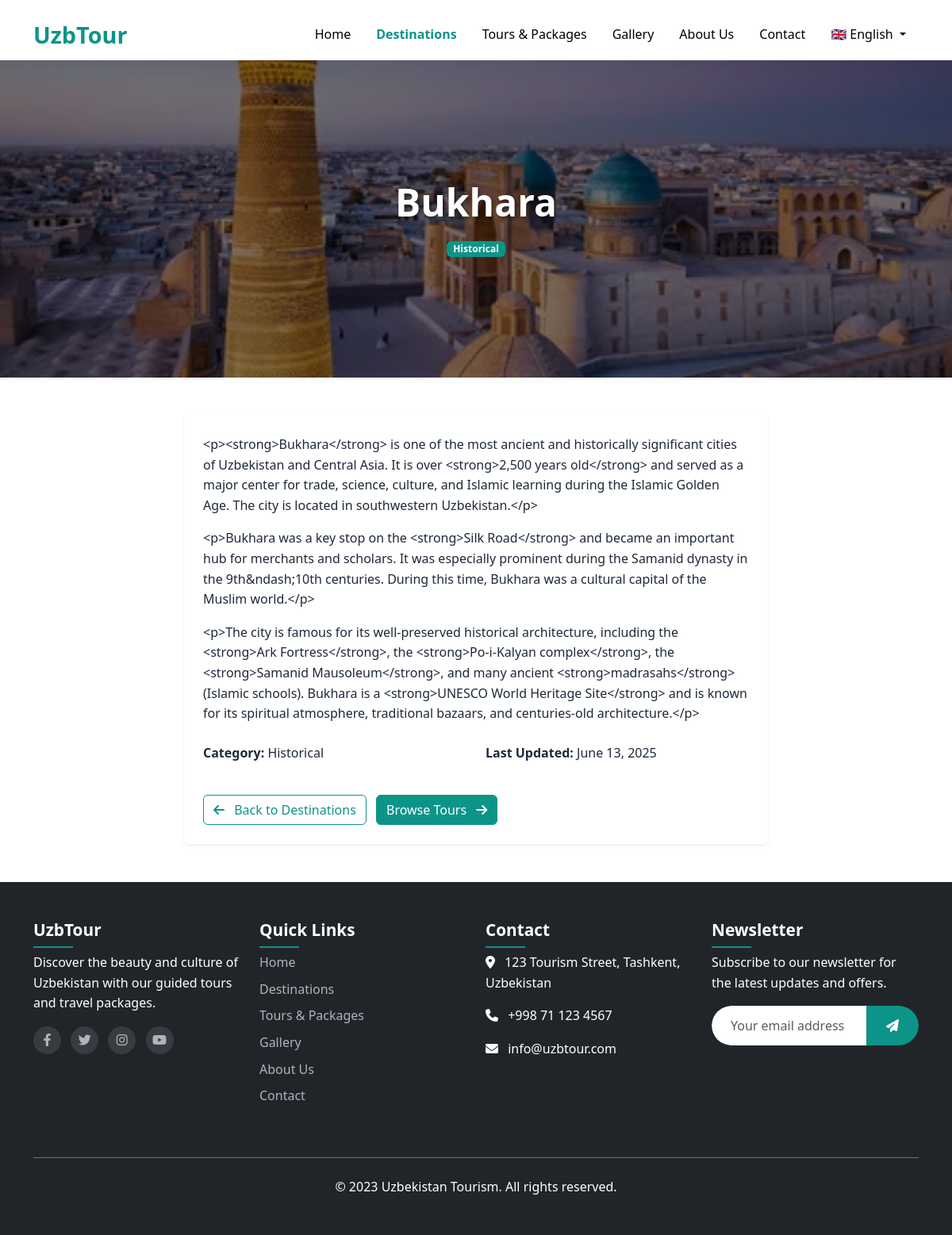
The app's page /en/destinations/bukhara/ with its own data.
### destinations/models.py (models this page shows, shortened)
class Destination(models.Model):
    name = models.CharField(_('Name'), max_length=200)
    slug = models.SlugField(_('Slug'), unique=True)
    description = RichTextField(_('Description'))
    image = models.ImageField(_('Image'), upload_to='destinations/')
    category = models.ForeignKey(DestinationCategory, on_delete=models.CASCADE, related_name='destinations',
                                 verbose_name=_('Category'))
    is_featured = models.BooleanField(_('Featured'), default=False)
    created_at = models.DateTimeField(_('Created at'), auto_now_add=True)
    updated_at = models.DateTimeField(_('Updated at'), auto_now=True)
    class Meta:
        verbose_name = _('Destination')
        verbose_name_plural = _('Destinations')
        ordering = ['-created_at']

class DestinationCategory(models.Model):
    name = models.CharField(_('Name'), max_length=100)
    slug = models.SlugField(_('Slug'), unique=True)
    class Meta:
        verbose_name = _('Destination Category')
        verbose_name_plural = _('Destination Categories')

### destinations/views.py (the view)
# urls.py: path('<slug:slug>/', views.destination_detail, name='detail'),
def destination_detail(request, slug):
    destination = get_object_or_404(Destination, slug=slug)
    context = {
        'destination': destination,
    }
    return render(request, 'destinations/detail.html', context)

### templates/destinations/detail.html (shortened to what this page needs)
{% extends 'base.html' %}
{% load static %}
{% load i18n %}
{% load custom_filters %}
{% block content %}
    <section class="page-hero">
        <div class="page-hero-image">
            <img src="{{ destination.image.url }}" alt="{{ destination.name }}">
            <div class="page-hero-overlay"></div>
        </div>
        <div class="page-hero-content">
            <div class="container text-center">
                <h1>{{ destination.name }}</h1>
                <span class="badge bg-primary">{{ destination.category.name }}</span>
            </div>
        </div>
    </section>
    <section class="destination-details py-5">
        <div class="container">
            <div class="row">
                <div class="col-lg-8 mx-auto">
                    <div class="destination-content bg-white p-4 rounded shadow-sm">
                        <div class="destination-description mb-4">
                            {{ destination.description|linebreaks }}
                        </div>
                        <div class="destination-meta">
                            <div class="row">
                                <div class="col-md-6 mb-3">
                                    <strong>{% trans "Category:" %}</strong> {{ destination.category.name }}
                                </div>
                                <div class="col-md-6 mb-3">
                                    <strong>{% trans "Last Updated:" %}</strong> {{ destination.updated_at|date:"F j, Y" }}
                                </div>
                            </div>
                        </div>
                        <div class="destination-actions mt-4">
                            <a href="{% url 'destinations:list' %}" class="btn btn-outline-primary">
                                <i class="fas fa-arrow-left me-2"></i> {% trans "Back to Destinations" %}
                            </a>
                            <a href="{% url 'tours:list' %}" class="btn btn-primary ms-2">
                                {% trans "Browse Tours" %} <i class="fas fa-arrow-right ms-2"></i>
                            </a>
                        </div>
                    </div>
                </div>
            </div>
        </div>
    </section>
{% endblock %}

### static/css/style.css (style rules this page uses)
:root { --primary-color: #0d9488; --primary-dark: #0f766e; --primary-light: #5eead4; --secondary-color: #475569; --light-color: #f8fafc; --dark-color: #1e293b; --transition: all 0.3s ease; }
body { font-family: "Segoe UI", Tahoma, Geneva, Verdana, sans-serif; color: var(--dark-color); line-height: 1.6; }
a { color: var(--primary-color); text-decoration: none; transition: var(--transition); }
.btn-primary { background-color: var(--primary-color); border-color: var(--primary-color); }
.btn-outline-primary { color: var(--primary-color); border-color: var(--primary-color); }
.bg-primary { background-color: var(--primary-color) !important; }
.page-hero { position: relative; height: 50vh; display: flex; align-items: center; justify-content: center; color: white; margin-top: 76px; }
.page-hero-image { position: absolute; top: 0; left: 0; width: 100%; height: 100%; z-index: -1; }
.page-hero-image img { width: 100%; height: 100%; object-fit: cover; }
.page-hero-overlay { position: absolute; top: 0; left: 0; width: 100%; height: 100%; background-color: rgba(0, 0, 0, 0.5); }
.page-hero-content { text-align: center; z-index: 1; }
.page-hero-content h1 { font-size: 3rem; font-weight: 700; margin-bottom: 1rem; text-shadow: 2px 2px 4px rgba(0, 0, 0, 0.5); }
.destination-content { padding: 1.5rem; }

### records on screen
Destination: image (picture), name "Bukhara", category.name "Historical", description "<p><strong>Bukhara</strong> is one of the most ancient and historically significant cities of Uzbekistan and Central Asia. It is over <strong>2,500 years old</strong> and served as a major center for trade, science, culture, and Islamic learning during the Islamic Golden Age. The city is located in southwestern Uzbekistan.</p> <p>Bukhara was a key stop on the <strong>Silk Road</strong> and became an important hub for merchants and scholars. It was especially prominent during the Samanid dynasty in the 9th&ndash;10th centuries. During this time, Bukhara was a cultural capital of the Muslim world.</p> <p>The city is famous for its well-preserved historical architecture, including the…", updated_at "June 13, 2025"
